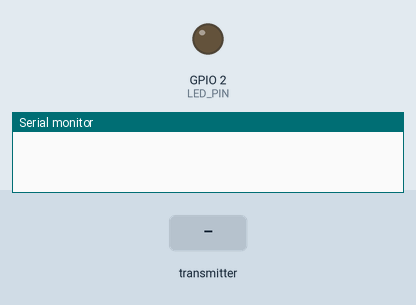
A sketch run on a simulated ESP32. On the bench: output pins drawn as LEDs (lit = HIGH), the last lines printed to the serial monitor. The inputs (shaded band) are chosen by the test bench.

Above: at 1.2 s.
1.3 s: the transmitter starts sending ledState = 1
At 2.2 s:
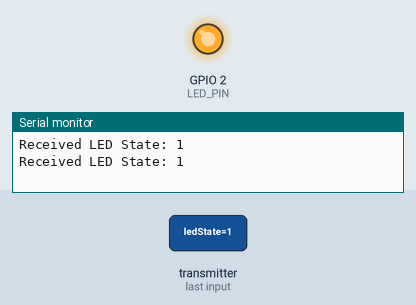
2.8 s: the transmitter starts sending ledState = 0
At 3.4 s:
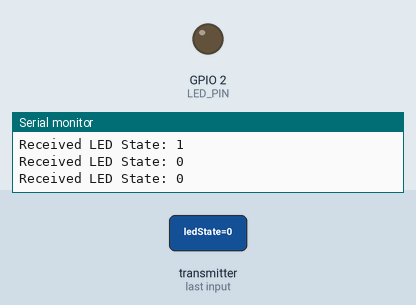
Timing chart, 0 to 5.8 s (numbered marks = the images above; inputs shaded):
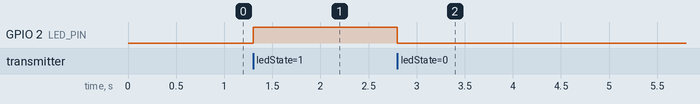

The sketch:

esp32_reciver_led_rage.ino
```cpp
#include <esp_now.h>
#include <WiFi.h>

#define LED_PIN 2  // Built-in LED (GPIO 2)

typedef struct {
    bool ledState;
} Message;

Message receivedData;

// ✅ Updated function signature
void onReceiveData(const esp_now_recv_info_t *info, const uint8_t *incomingData, int len) {
    memcpy(&receivedData, incomingData, sizeof(receivedData));
    Serial.print("Received LED State: ");
    Serial.println(receivedData.ledState);

    digitalWrite(LED_PIN, receivedData.ledState);  // Turn LED ON/OFF
}

void setup() {
    Serial.begin(115200);
    WiFi.mode(WIFI_STA);

    pinMode(LED_PIN, OUTPUT);
    digitalWrite(LED_PIN, LOW);  // Start with LED OFF

    // Initialize ESP-NOW
    if (esp_now_init() != ESP_OK) {
        Serial.println("ESP-NOW Initialization Failed");
        return;
    }

    // ✅ Fix: Register receive callback with correct function signature
    esp_now_register_recv_cb(onReceiveData);
}

void loop() {
    // Nothing needed here, ESP-NOW automatically calls the callback function when data is received
}
```

Measured:
- after the input at 1.3 s, GPIO 2 (LED_PIN): LOW → HIGH at once
- after the input at 2.8 s, GPIO 2 (LED_PIN): HIGH → LOW at once
